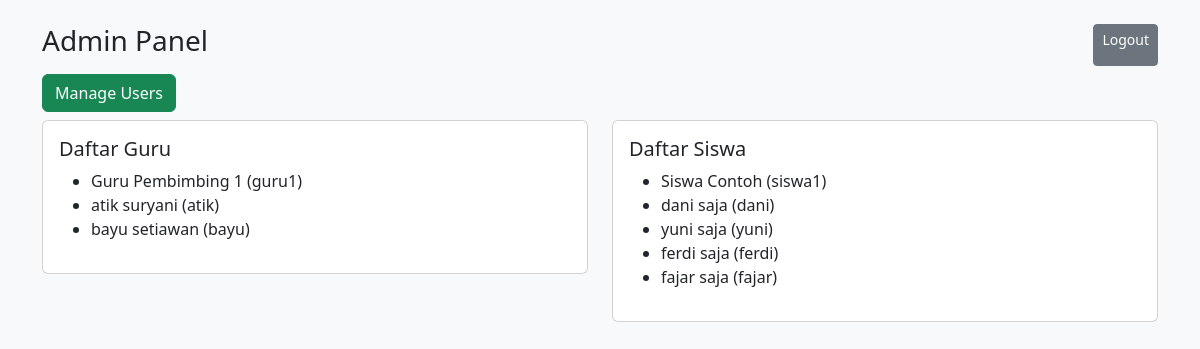
The app's page /dashboard (signed in) with its own data.
### tables this page shows
CREATE TABLE users (
        id INTEGER PRIMARY KEY AUTOINCREMENT,
        username TEXT UNIQUE,
        password_hash TEXT,
        role TEXT,
        full_name TEXT,
        teacher_id INTEGER,
        group_name TEXT
    );

### app.py (the view, shortened to what this page needs)
@app.route('/dashboard')
def dashboard():
    user = current_user()
    if not user:
        return redirect(url_for('login'))
    conn = get_db(); c = conn.cursor()
    if user['role'] == 'siswa':
        c.execute('SELECT * FROM entries WHERE student_id=? ORDER BY date DESC', (user['id'],))
        rows = c.fetchall()
        conn.close()
        return render_template('dashboard_siswa.html', user=user, entries=rows)
    else:
        c.execute('SELECT * FROM users WHERE role="guru"')
        gurus = c.fetchall()
        c.execute('SELECT * FROM users WHERE role="siswa"')
        siswa = c.fetchall()
        conn.close()
        return render_template('dashboard_admin.html', user=user, gurus=gurus, siswa=siswa)

### app.py (called while the page is built)
def get_db():
    conn = sqlite3.connect(DB_PATH)
    conn.row_factory = sqlite3.Row
    return conn

def current_user():
    uid = session.get('user_id')
    if not uid: return None
    conn = get_db(); c = conn.cursor()
    c.execute('SELECT * FROM users WHERE id=?', (uid,))
    row = c.fetchone()
    conn.close()
    return row

### templates/dashboard_admin.html
<!doctype html><html><head><meta charset='utf-8'><meta name='viewport' content='width=device-width,initial-scale=1'>
<link href="https://cdn.jsdelivr.net/npm/bootstrap@5.3.0/dist/css/bootstrap.min.css" rel="stylesheet"><title>Admin</title></head>
<body class="bg-light"><div class="container py-4">
<div class="d-flex justify-content-between"><h3>Admin Panel</h3><a class="btn btn-sm btn-secondary" href="{{ url_for('logout') }}">Logout</a></div>
<div class="my-2"><a class="btn btn-success" href="{{ url_for('admin_manage') }}">Manage Users</a></div>
<div class="row"><div class="col-md-6"><div class="card"><div class="card-body"><h5>Daftar Guru</h5><ul>{% for g in gurus %}<li>{{ g['full_name'] }} ({{ g['username'] }})</li>{% endfor %}</ul></div></div></div>
<div class="col-md-6"><div class="card"><div class="card-body"><h5>Daftar Siswa</h5><ul>{% for s in siswa %}<li>{{ s['full_name'] }} ({{ s['username'] }})</li>{% endfor %}</ul></div></div></div></div></div></body></html>

### records on screen
users: full_name "Guru Pembimbing 1", username "guru1"
users: full_name "atik suryani", username "atik"
users: full_name "bayu setiawan", username "bayu"
users: full_name "Siswa Contoh", username "siswa1"
users: full_name "dani saja", username "dani"
users: full_name "yuni saja", username "yuni"
users: full_name "ferdi saja", username "ferdi"
users: full_name "fajar saja", username "fajar"
